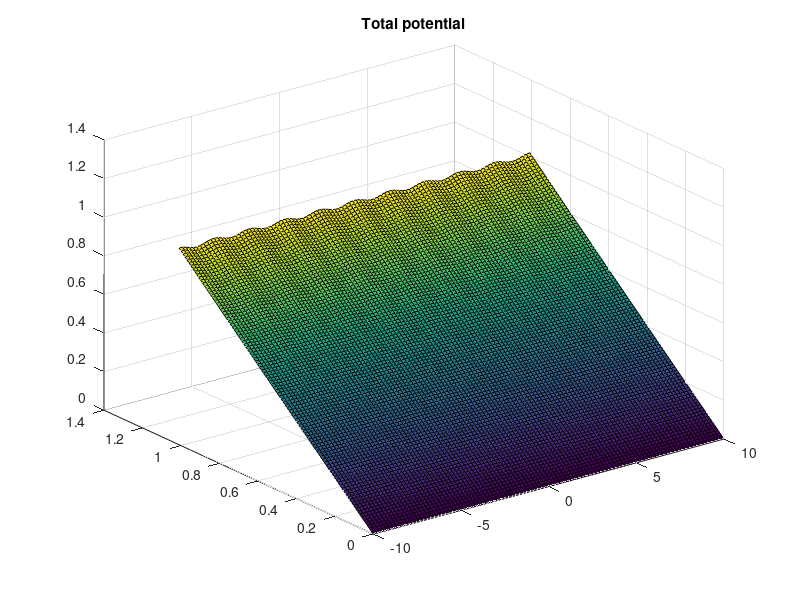
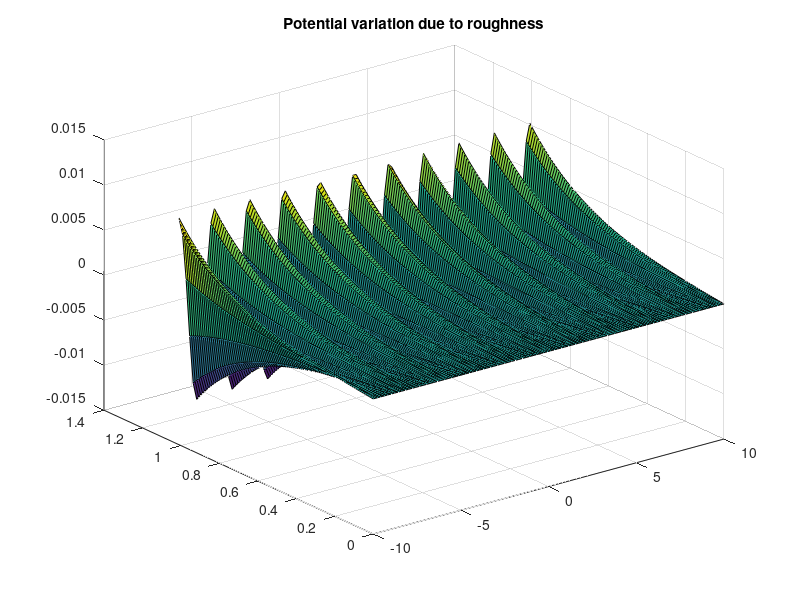

These charts were generated, in order, by the following MATLAB code:
clear all;

% Solves for delta-V where V(x,y) = V1*x/d + delta-V
% Assumes periodic BC; i.e. V(-L/2,y) = V(L/2,y)

L = 20;      % Length of gap
d = 1;       % Average gap value
dd = 0.01*d; % Perturbation of gap must be small for validity of result
m = 10;      % wave number for perturbation
V1 = 1;      % Upper voltage ; lower voltage = 0;
terms = 6;   % Number of Fourier terms

% Build RHS
rhs = zeros(terms,1);
rhs(1) = V1*dd/d;

% Build Matrix
for jj = 1:terms
    A(jj,jj) = sinh(2*pi*jj*m*d/L);
    if jj+1 <= terms
        A(jj,jj+1) = pi*m*(jj+1)*dd*cosh(2*pi*m*(jj+1)*d/L)/L;
    end
    if jj-1 >= 1
        A(jj,jj-1) = pi*m*(jj-1)*dd*cosh(2*pi*m*(jj-1)*d/L)/L;
    end
end

% Solve for coefficients
C = A\rhs;

% Plot
x = linspace(-L/2,L/2,100);
y = linspace(0,d+dd,100);

V = zeros(length(x),length(y));
dV = zeros(length(x),length(y));

for ii=1:length(x)
    for kk=1:length(y)
        V(ii,kk)  = V1*y(kk)/d;
        dV(ii,kk) = 0;
        for jj = 1:terms
            dVx       = C(jj)*cos(2*pi*jj*m*x(ii)/L)*sinh(2*pi*jj*m*y(kk)/L);
            dV(ii,kk) = dV(ii,kk) + dVx;
            V(ii,kk)  = V(ii,kk) + dVx;
        end
    end
end


% Warning: Plots some points outside the domain!
surf(x,y,V')
title('Total potential');

figure
surf(x,y,dV')
title('Potential variation due to roughness')
        
